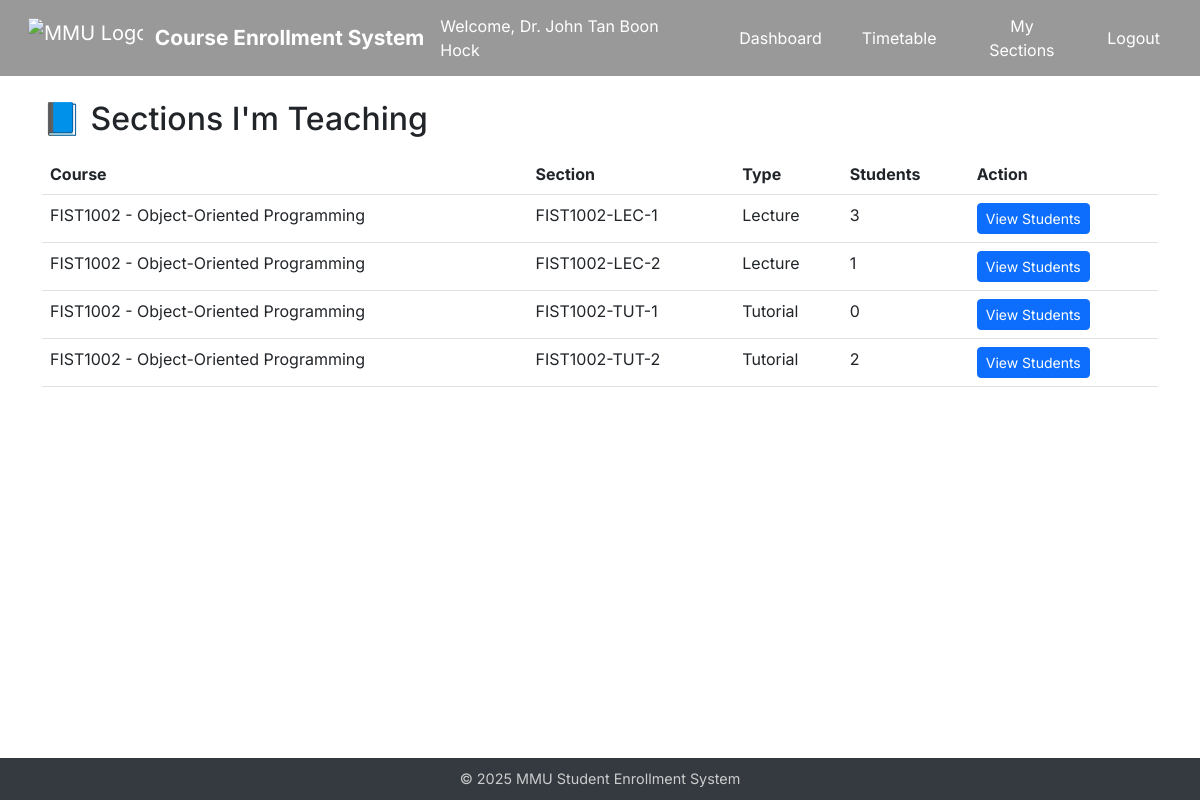
Page /instructor/sections (signed in) on the earlier database version.
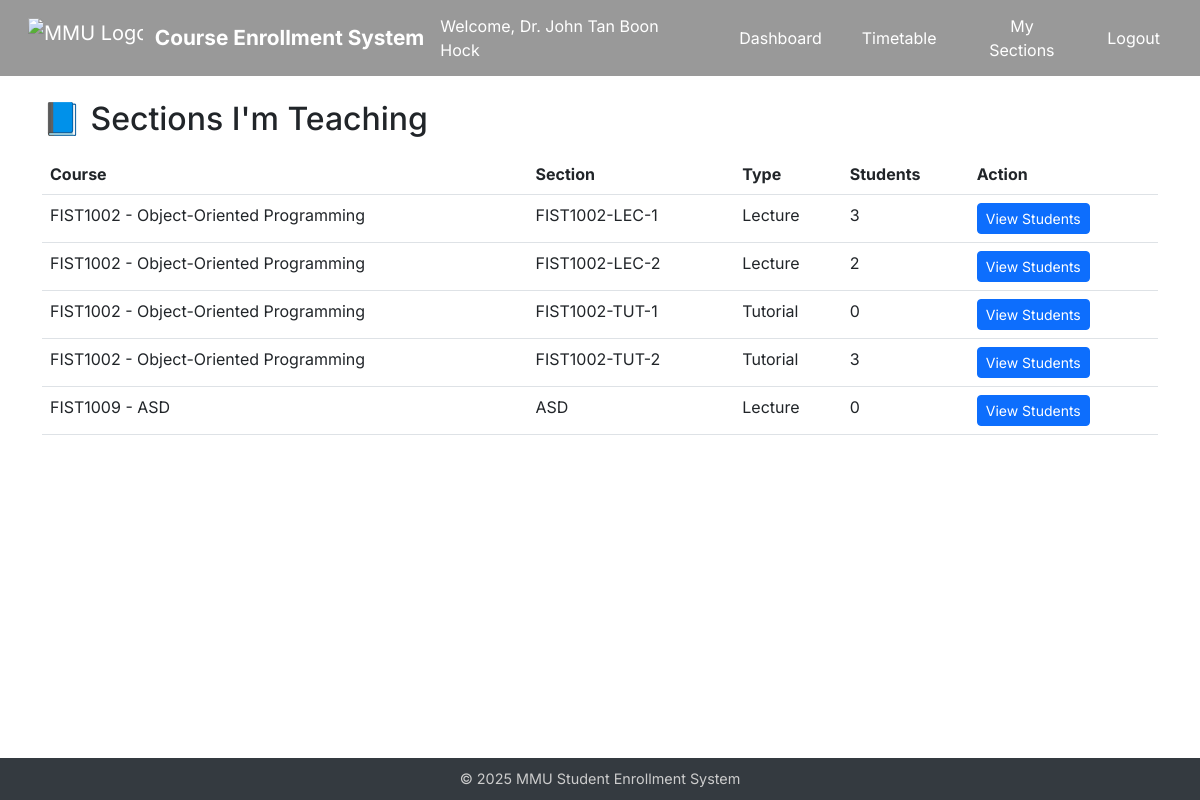
Same page on the later database version.
### app/models.py (models this page shows)
class Section(db.Model):
    id = db.Column(db.Integer, primary_key=True)
    course_id = db.Column(db.Integer, db.ForeignKey('course.id'), nullable=False)
    name = db.Column(db.String(20), nullable=False)
    type = db.Column(db.String(20), nullable=False)
    location = db.Column(db.String(128), nullable=False)    # ✅ 加这个
    day = db.Column(db.String(20), nullable=False)
    start_time = db.Column(db.Time, nullable=False)         # ✅ 建议用标准时间类型
    end_time = db.Column(db.Time, nullable=False)
    quota = db.Column(db.Integer, nullable=False)
    instructor_id = db.Column(db.Integer, db.ForeignKey("instructor.id"))
    instructor = db.relationship('Instructor', backref='sections')
    course = db.relationship("Course", back_populates="sections")
    enrollments = db.relationship("Enrollment", back_populates="section", cascade="all, delete")

class Course(db.Model):
    id = db.Column(db.Integer, primary_key=True)
    course_code = db.Column(db.String(10), unique=True)
    course_name = db.Column(db.String(128))
    description = db.Column(db.Text)
    credits = db.Column(db.Integer)
    semester = db.Column(db.String(64))
    department = db.Column(db.String(64))
    prerequisite_id = db.Column(db.Integer, db.ForeignKey('course.id'))
    prerequisite = db.relationship("Course", remote_side=[id])
    enrollments = db.relationship('Enrollment', backref='course', lazy=True)
    sections = db.relationship('Section', back_populates='course', cascade='all, delete')

### app/routes/instructor.py (the view)
@instructor_bp.route("/sections")
@login_required
def sections():
    if not current_user.is_instructor:
        abort(403)
    sections = Section.query.filter_by(instructor_id=current_user.id).all()
    return render_template("instructor/section.html", sections=sections)

### app/models.py (called while the page is built)
    @property
    def is_instructor(self):
        return True

    @property
    def is_admin(self):
        return False

    @property
    def is_student(self):
        return False

### app/templates/instructor/section.html (shortened to what this page needs)
{% extends "base.html" %}
{% block content %}
<h2 class="mb-3">📘 Sections I'm Teaching</h2>
{% if sections %}
<table class="table table-hover">
    <thead>
        <tr>
            <th>Course</th>
            <th>Section</th>
            <th>Type</th>
            <th>Students</th>
            <th>Action</th>
        </tr>
    </thead>
    <tbody>
        {% for section in sections %}
        <tr>
            <td>{{ section.course.course_code }} - {{ section.course.course_name }}</td>
            <td>{{ section.name }}</td>
            <td>{{ section.type }}</td>
            <td>{{ section.enrollments|length }}</td>
            <td><a href="{{ url_for('instructor.section_students', section_id=section.id) }}" class="btn btn-sm btn-primary">View Students</a></td>
        </tr>
        {% endfor %}
    </tbody>
</table>
{% else %}
<p class="text-muted">No sections assigned yet.</p>
{% endif %}
{% endblock %}

Differences in the rows shown:
computed for Section "FIST1002-LEC-2": enrollments|length "1" → "2"
computed for Section "FIST1002-TUT-2": enrollments|length "2" → "3"
added Section: course.course_code "FIST1009", course.course_name "ASD", name "ASD", type "Lecture", enrollments|length "0"
